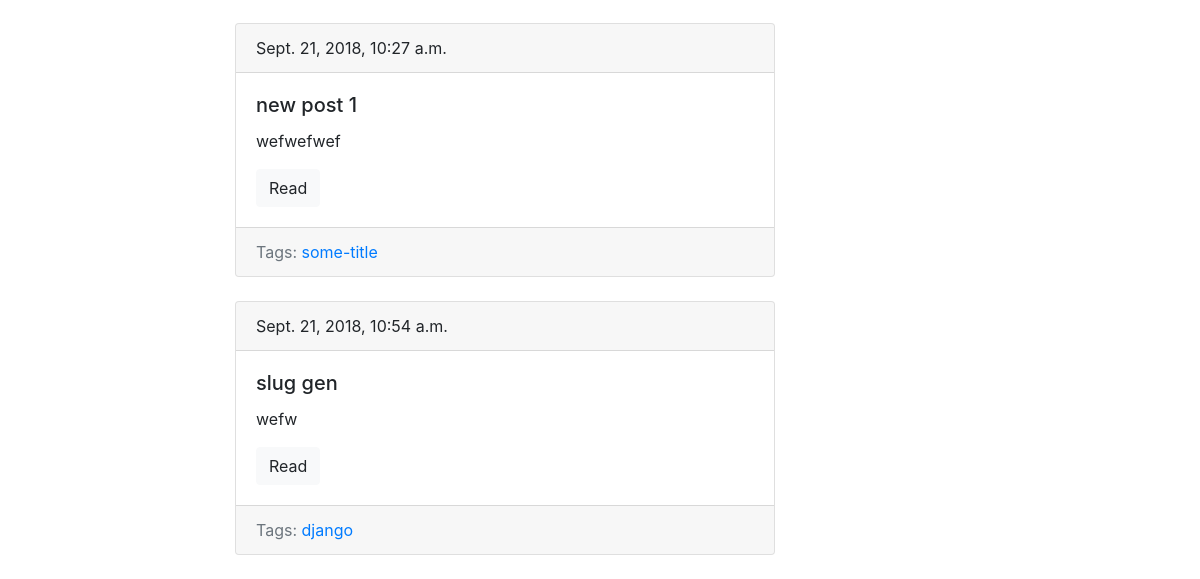
/blog/ (lower part), run on an earlier commit of the app's database.
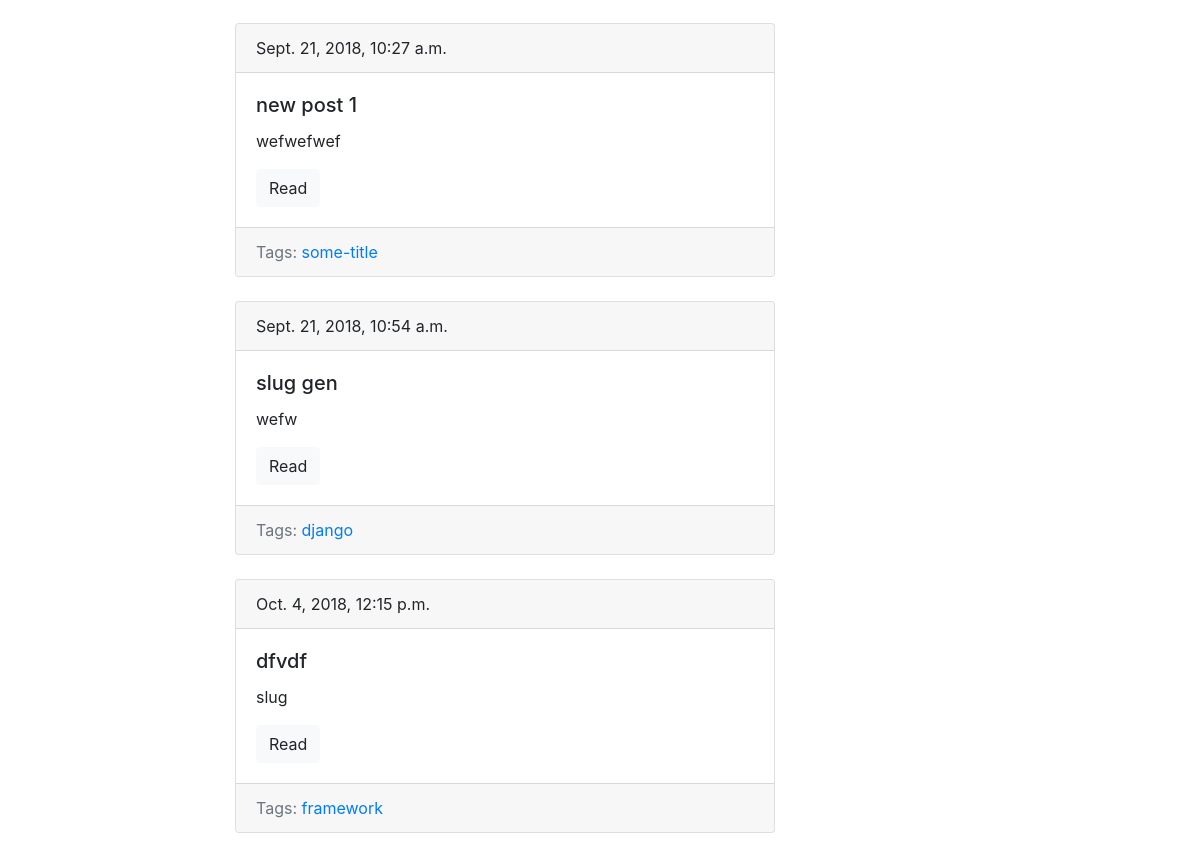
And on a later commit of the database.
### blog/models.py (models this page shows, shortened)
class Post(models.Model):
    title = models.CharField(max_length=150, db_index=True)
    slug = models.SlugField(max_length=150, blank=True, unique=True)
    body = models.TextField(blank=True, db_index=True)
    tags = models.ManyToManyField('Tag', blank=True, related_name='posts')
    date_pub = models.DateTimeField(auto_now_add=True)
    def get_absolute_url(self):
        return reverse('post_detail_url', kwargs={'slug': self.slug})
    class Meta:
        ordering = ['date_pub']

class Tag(models.Model):
    title = models.CharField(max_length=50)
    slug = models.SlugField(max_length=50, unique=True)
    def get_absolute_url(self):
        return reverse('tag_detail_url', kwargs={'slug': self.slug})
    class Meta:
        ordering = ['title']

### blog/views.py (the view)
# urls.py: path('', posts_list, name='posts_list_url'),
def posts_list(request):
    search_query = request.GET.get('search', '')
    if search_query:
        posts = Post.objects.filter(Q(title__icontains=search_query) | Q(body__icontains=search_query))
    else:
        posts = Post.objects.all()
    paginator = Paginator(posts, 10)
    page_number = request.GET.get('page', 1)
    page = paginator.get_page(page_number)
    is_paginated = page.has_other_pages()
    if page.has_previous():
        prev_url = '?page={}'.format(page.previous_page_number())
    else:
        prev_url = ''
    if page.has_next():
        next_url = '?page={}'.format(page.next_page_number())
    else:
        next_url = ''
    context = {
        'page_object': page,
        'is_paginated': is_paginated,
        'next_url': next_url,
        'prev_url': prev_url
    }
    return render(request, 'blog/index.html', context=context)

### blog/templates/blog/index.html (shortened to what this page needs)
{% extends 'blog/base_blog.html' %}
{% block content %}
    {% for post in page_object.object_list %}
        {% include 'blog/includes/post_card_template.html' %}
    {% endfor %}
{% endblock %}

### blog/templates/blog/includes/post_card_template.html
<div class="card mb-4">
	<div class="card-header">
		{{ post.date_pub }}
	</div>
	<div class="card-body">
		<h5 class="card-title">{{ post.title }}</h5>
		<p class="card-text">{{ post.body|truncatewords:15 }}</p>
		<a href="{{ post.get_absolute_url }}" class="btn btn-light">Read</a>
	</div>
	<div class="card-footer text-muted">
		Tags:
		{% for tag in post.tags.all %}
			<a href="{{ tag.get_absolute_url }}">{{ tag.title }}</a>
		{% endfor %}
	</div>
</div>

What changed in the data, as far as the page shows it:
added Post: date_pub "Oct. 4, 2018, 12:15 p.m.", title "dfvdf", body "slug"
now on this page (row unchanged): Tag: title "framework", shown under "Oct. 4, 2018, 12:15 p.m."
